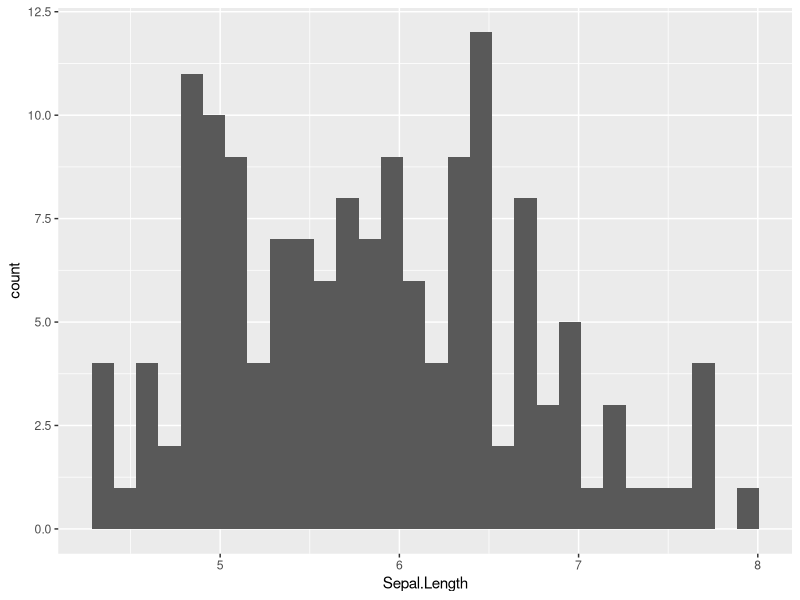
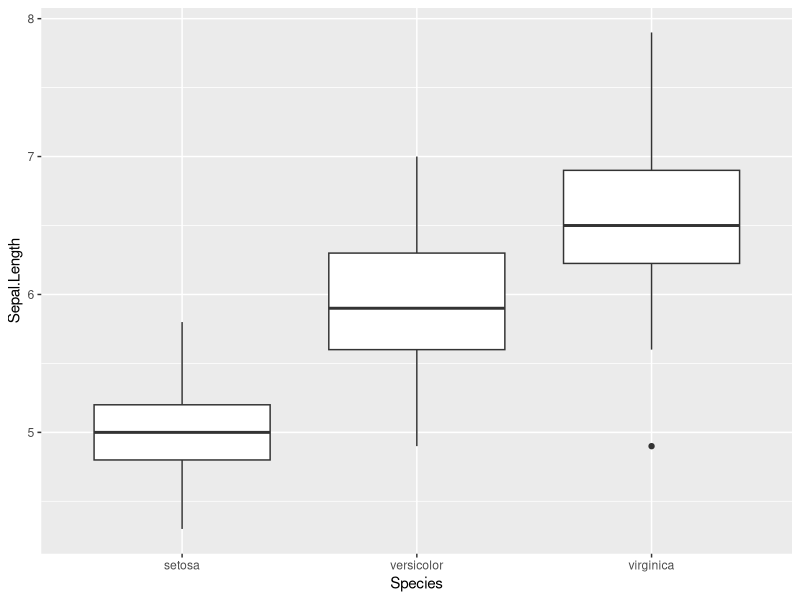
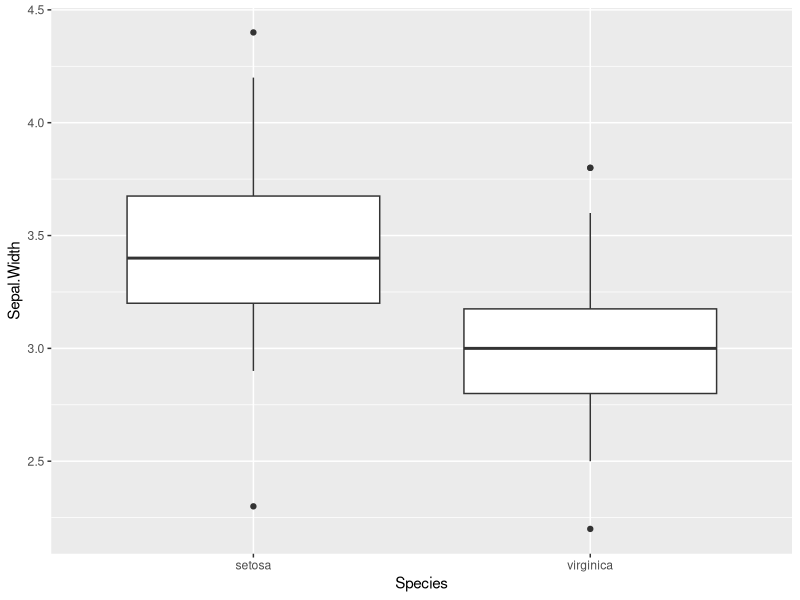
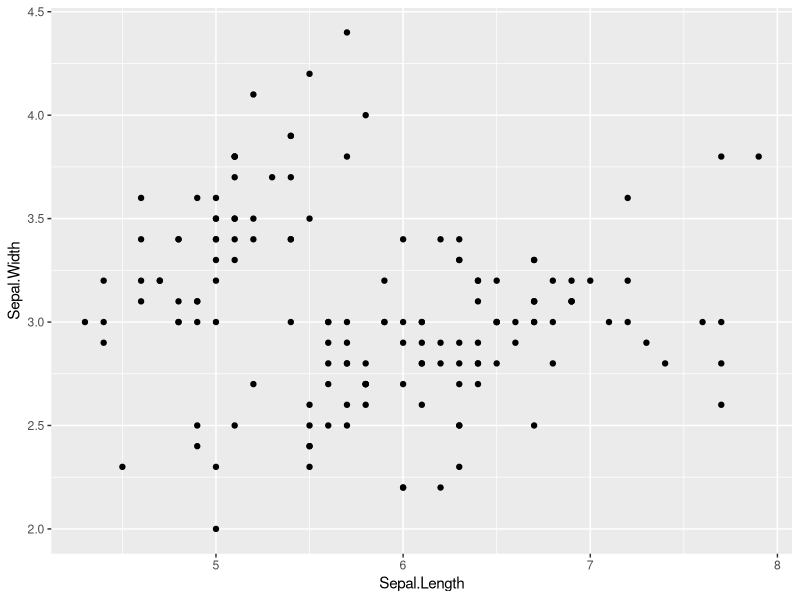
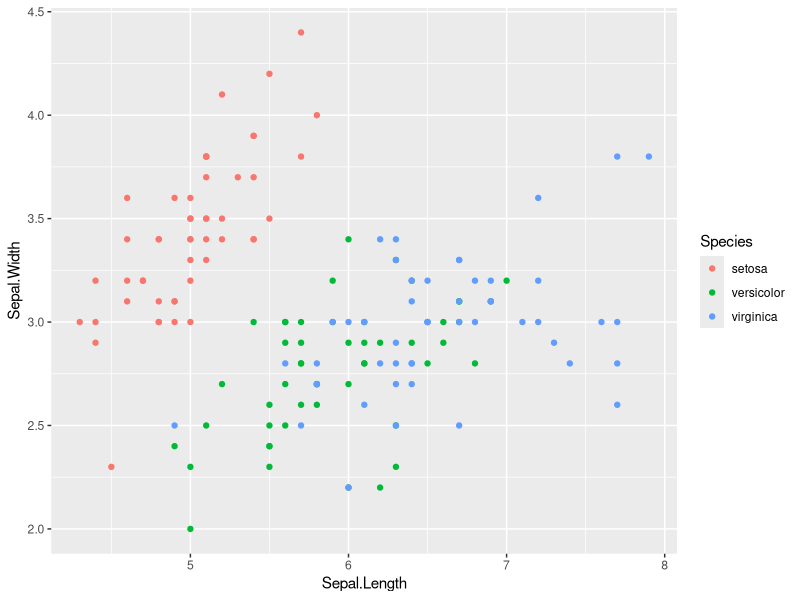
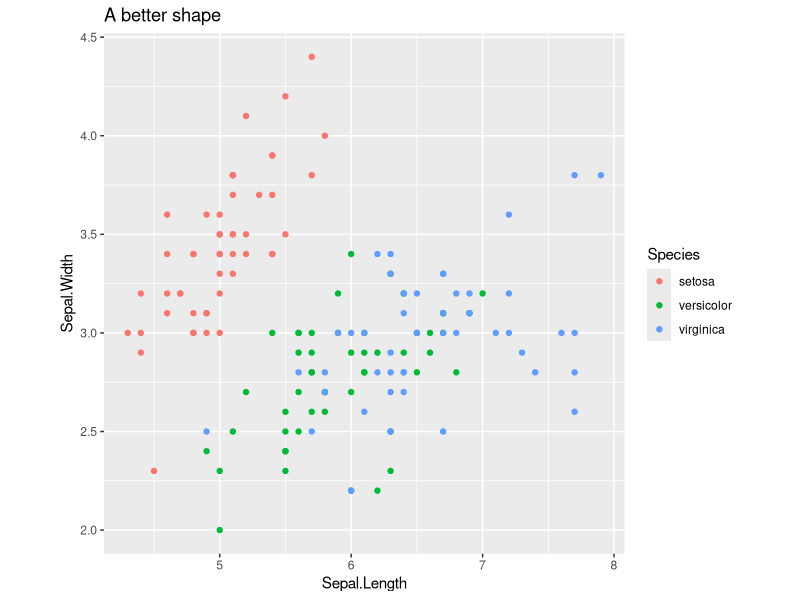

These charts were generated, in order, by the following R code:
## ---- chunk 1
library(tidyverse) 
library(gridExtra)
library(knitr) 
opts_chunk$set(
  tidy = FALSE,
  cache = FALSE,
  echo = TRUE,
  warning = FALSE,
  message = FALSE,
  dpi = 300,
  fig.align = "center",
  fig.width = 4,
  fig.height = 4
  )
options(width = 70) # controls console (and slide) output width
## ---- chunk 2
d <- iris # iris data set comes with base R
dim(d)
## ---- chunk 3
head(d)
## ---- chunk 4
table(d$Species)
## ---- chunk 5
g <- ggplot(d, aes(Sepal.Length)) + geom_histogram()
print(g)
## ---- chunk 6
library(dplyr) 
# you could run library(tidyverse) instead
## ---- chunk 7
s1 <- select(d, Sepal.Length, Sepal.Width)
dim(s1)
head(s1)
## ---- chunk 8
s2 <- select(d, Sepal.Length, Sepal.Width, Petal.Length, Petal.Width)
dim(s2)
head(s2)
## ---- chunk 9
s3 <- select(d, -Species)
head(s3)
## ---- chunk 10
f1 <- filter(d, Species == "setosa") # note use of ==, not =
dim(f1)
head(f1)
## ---- chunk 11
f2 <- filter(d, Species %in% c("setosa", "virginica")) # %in%
dim(f2)
tail(f2)
## ---- chunk 12
f3 <- filter(d, Species != "versicolor") # != means "not equal"
dim(f3)
## ---- chunk 13
f4 <- filter(d, Sepal.Length < 6) 
dim(f4)
head(f4)
## ---- chunk 14
f5 <- filter(d, Sepal.Length >= 5.7) # >= "greater than or equal to"
## ---- chunk 15
table(f5$Species)
## ---- chunk 16
Sep.Len.Cut <- 5.7
f6 <- filter(d, Sepal.Length >= Sep.Len.Cut) 
table(f6$Species)
## ---- chunk 17
m1 <- mutate(d, Sepal.Sum = Sepal.Length + Sepal.Width); dim(m1)
head(m1, n = 8) # showing 8 rows using "n = 8"
## ---- chunk 18
m2 <- mutate(d, size = ifelse(Sepal.Length >= 5, "big", "small"))
dim(m2)
head(m2)
## ---- chunk 19
a1 <- arrange(d, Sepal.Length)
dim(a1)
head(a1)
## ---- chunk 20
a2 <- arrange(d, desc(Sepal.Length))
dim(a2)
head(a2)
## ---- chunk 21
r1 <- mutate(d, Diff = Sepal.Length - Sepal.Width)
## ---- chunk 22
r2 <- filter(r1, Diff > 1.5, Species == "setosa")
## ---- chunk 23
r3 <- select(r2, Sepal.Length, Sepal.Width, Diff)
## ---- chunk 24
r4 <- arrange(r3, desc(Diff))
head(r4)
## ---- chunk 25
r <- d %>% 
  mutate(Diff = Sepal.Length - Sepal.Width) %>%
  filter(Diff > 1.5, Species == "setosa") %>%
  select(Sepal.Length, Sepal.Width, Diff) %>%
  arrange(desc(Diff))
head(r)
## ---- chunk 26
setosa_df <- iris %>% 
  filter(Species == "setosa")
mean(setosa_df$Sepal.Length)

versi_df <- iris %>% 
  filter(Species == "versicolor")
mean(versi_df$Sepal.Length)

virgi_df <- iris %>% 
  filter(Species == "virginica")
mean(virgi_df$Sepal.Length)
## ---- chunk 27
iris %>% group_by(Species) %>%
  summarize(SL.mean = mean(Sepal.Length))
## ---- chunk 28
iris %>% group_by(Species) %>%
  summarize(SL.max = max(Sepal.Length), SL.min= min(Sepal.Length))
## ---- chunk 29
cal_wide <- data.frame(subject = paste0("Patient", 1:4),
                      breakfast = c(300, 350, 300, 250),
                      lunch = c(500, 500, 500, 450),
                      dinner = c(600, 650, 450, 500))
print(cal_wide)
## ---- chunk 30
cal_long <- cal_wide %>%
  pivot_longer(cols = c("breakfast", "lunch", "dinner"), 
               names_to = "meal", 
               values_to = "calorie") %>%
  arrange(subject)
head(cal_long)
## ---- chunk 31
cal_long_2 <- cal_wide %>%
  pivot_longer(cols = -c("subject"), # note the use of -
               names_to = "meal", 
               values_to = "calorie") %>%
  arrange(subject)
head(cal_long_2)
## ---- chunk 32
cal_wide_2 <- cal_long %>%
  pivot_wider(names_from = "meal", values_from = "calorie")

head(cal_wide_2)
## ---- chunk 33
g <- ggplot(d, aes(x = Species, y = Sepal.Length)) +
  geom_boxplot()
print(g)
## ---- chunk 34
ds <- d %>%
  filter(Species == "versicolor")
quantile(ds$Sepal.Length)
## ---- chunk 35
g <- d %>%
  filter(Species != "versicolor") %>%
  ggplot(aes(Species, Sepal.Width)) +
  geom_boxplot()
print(g)
## ---- chunk 36
g <- ggplot(d, aes(x = Sepal.Length, y = Sepal.Width)) +
  geom_point()
print(g)
## ---- chunk 37
g <- ggplot(d, aes(Sepal.Length, Sepal.Width, color = Species)) +
  geom_point()
print(g)
## ---- chunk 38
g2 <- g + theme(aspect.ratio = 1) +
  ggtitle("A better shape") # additional features can be added
print(g2)
